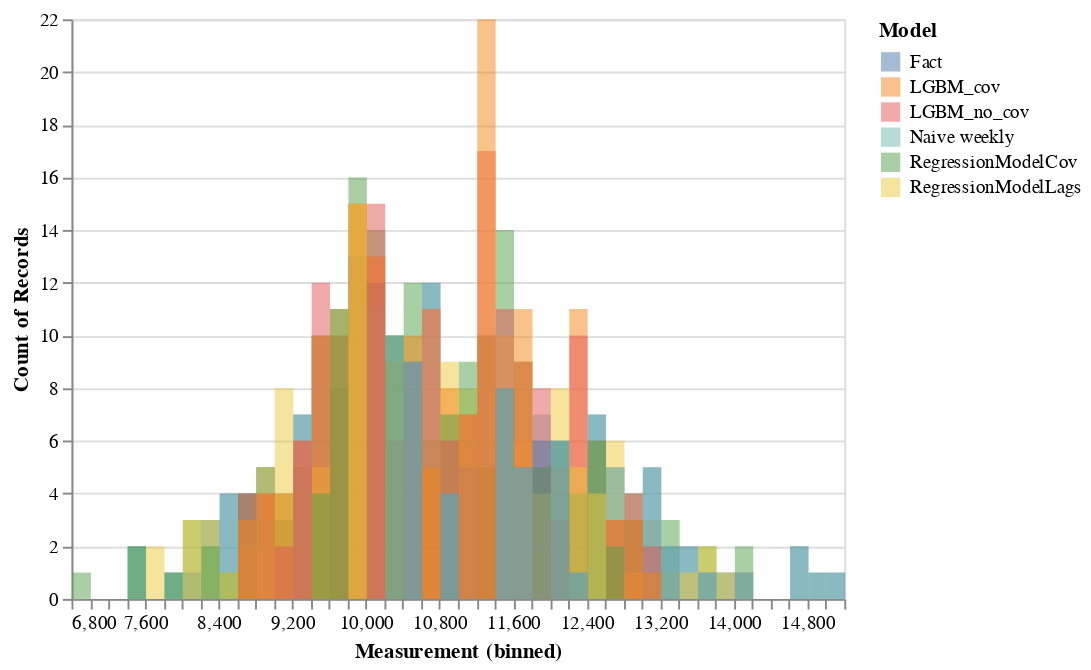

The notebook cell saved with this chart:
### Code cell
alt.Chart(weekly_revenue_bl).transform_fold(
    weekly_revenue_bl.columns.values,
    #['Fact'],
    as_=['Model', 'Measurement']
).mark_bar(
    opacity=0.5,
    binSpacing=0
).encode(
    alt.X('Measurement:Q', bin=alt.Bin(maxbins=50)),
    alt.Y('count()', stack=None),
    alt.Color('Model:N')
    )

### Figure 1 — Vega-Lite specification as saved in the notebook (floating-point values rounded to 4 significant figures; data arrays with more than 128 entries replaced by an {"elided": "..."} marker saying what was removed)
{"config": {"view": {"continuousWidth": 400, "continuousHeight": 300}}, "data": {"name": "data-36419864b3947bb952f85646335b390e"}, "mark": {"type": "bar", "binSpacing": 0, "opacity": 0.5}, "encoding": {"color": {"type": "nominal", "field": "Model"}, "x": {"type": "quantitative", "bin": {"maxbins": 50}, "field": "Measurement"}, "y": {"type": "quantitative", "aggregate": "count", "stack": null}}, "transform": [{"fold": ["Fact", "LGBM_cov", "LGBM_no_cov", "Naive weekly", "RegressionModelCov", "RegressionModelLags"], "as": ["Model", "Measurement"]}], "$schema": "https://vega.github.io/schema/vega-lite/v4.8.1.json", "datasets": {"data-36419864b3947bb952f85646335b390e": {"elided": "180 records"}}}
